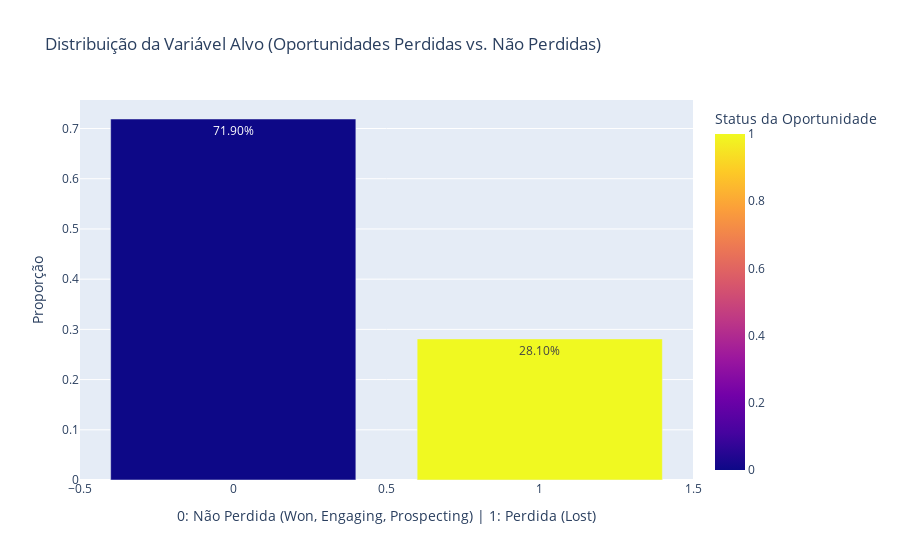

This figure's notebook cell:
### Code cell
# --- 3. Plot: Distribuição da Variável Alvo ---
# Captura o resultado do value_counts e reseta o índice, nomeando as colunas
target_counts = df_sales_pipeline_eda['target'].value_counts(normalize=True).reset_index()
target_counts.columns = ['target_status', 'proportion'] # Renomeando as colunas para clareza

fig = px.bar(target_counts,
             x='target_status', y='proportion',
             title='Distribuição da Variável Alvo (Oportunidades Perdidas vs. Não Perdidas)',
             labels={'target_status': 'Status da Oportunidade', 'proportion': 'Proporção'},
             color='target_status',
             color_discrete_map={0: 'lightgreen', 1: 'salmon'},
             text_auto='.2%') # Exibir o percentual direto na barra

fig.update_layout(xaxis_title="0: Não Perdida (Won, Engaging, Prospecting) | 1: Perdida (Lost)",
                  yaxis_title="Proporção")
fig.show()

### Figure 1 — Plotly figure (JSON) as saved in the notebook; plotly's stock layout.template omitted (floating-point values rounded to 4 significant figures)
{"data": [{"hovertemplate": "Status da Oportunidade=%{marker.color}<br>Proporção=%{y}<extra></extra>", "legendgroup": "", "marker": {"color": [0, 1], "coloraxis": "coloraxis", "pattern": {"shape": ""}}, "name": "", "orientation": "v", "showlegend": false, "textposition": "auto", "texttemplate": "%{y:.2%}", "type": "bar", "x": [0, 1], "xaxis": "x", "y": [0.719, 0.281], "yaxis": "y"}], "layout": {"barmode": "relative", "coloraxis": {"colorbar": {"title": {"text": "Status da Oportunidade"}}, "colorscale": [[0, "#0d0887"], [0.1111, "#46039f"], [0.2222, "#7201a8"], [0.3333, "#9c179e"], [0.4444, "#bd3786"], [0.5556, "#d8576b"], [0.6667, "#ed7953"], [0.7778, "#fb9f3a"], [0.8889, "#fdca26"], [1, "#f0f921"]]}, "legend": {"tracegroupgap": 0}, "title": {"text": "Distribuição da Variável Alvo (Oportunidades Perdidas vs. Não Perdidas)"}, "xaxis": {"anchor": "y", "domain": [0, 1], "title": {"text": "0: Não Perdida (Won, Engaging, Prospecting) | 1: Perdida (Lost)"}}, "yaxis": {"anchor": "x", "domain": [0, 1], "title": {"text": "Proporção"}}}}
